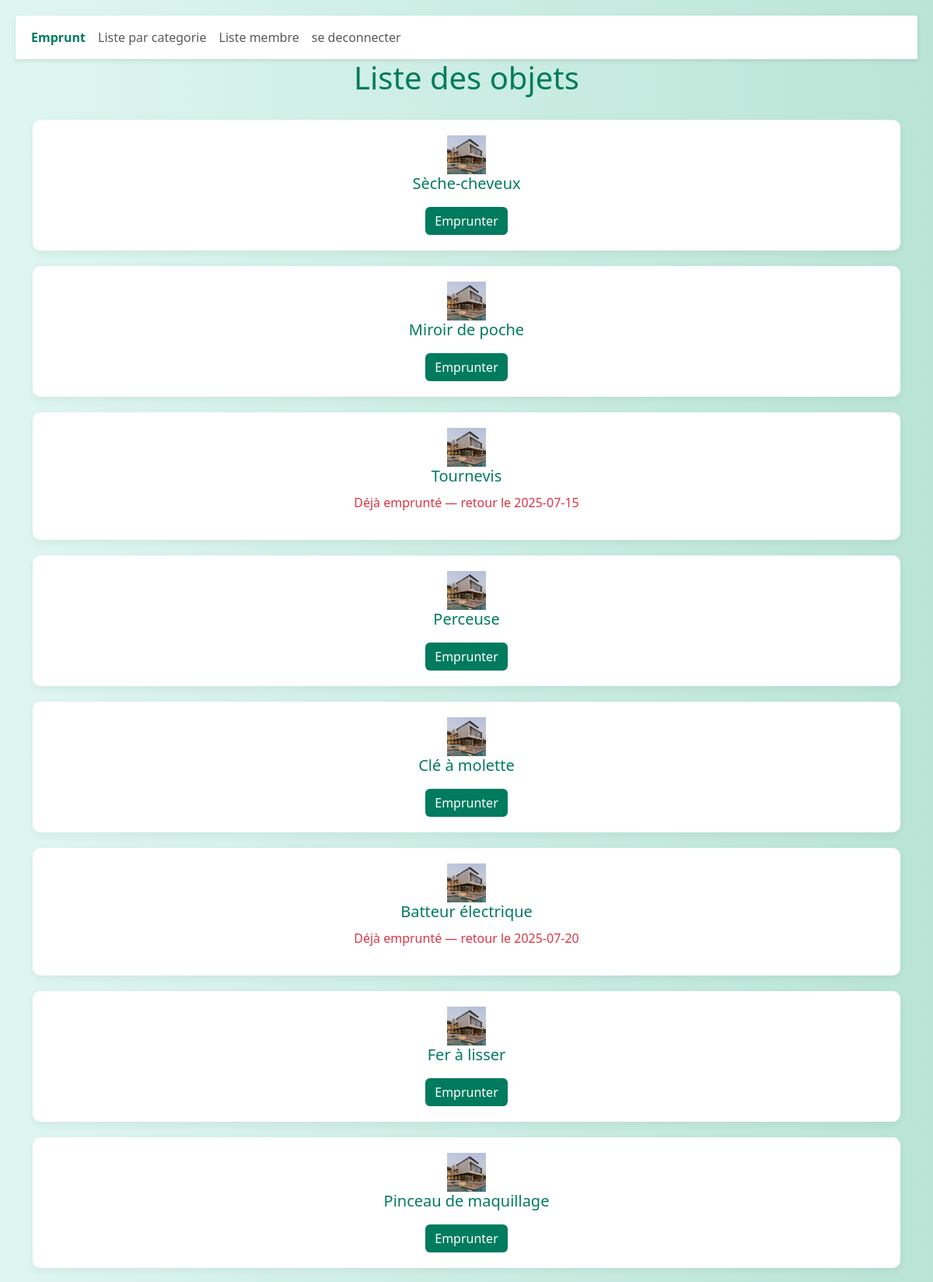
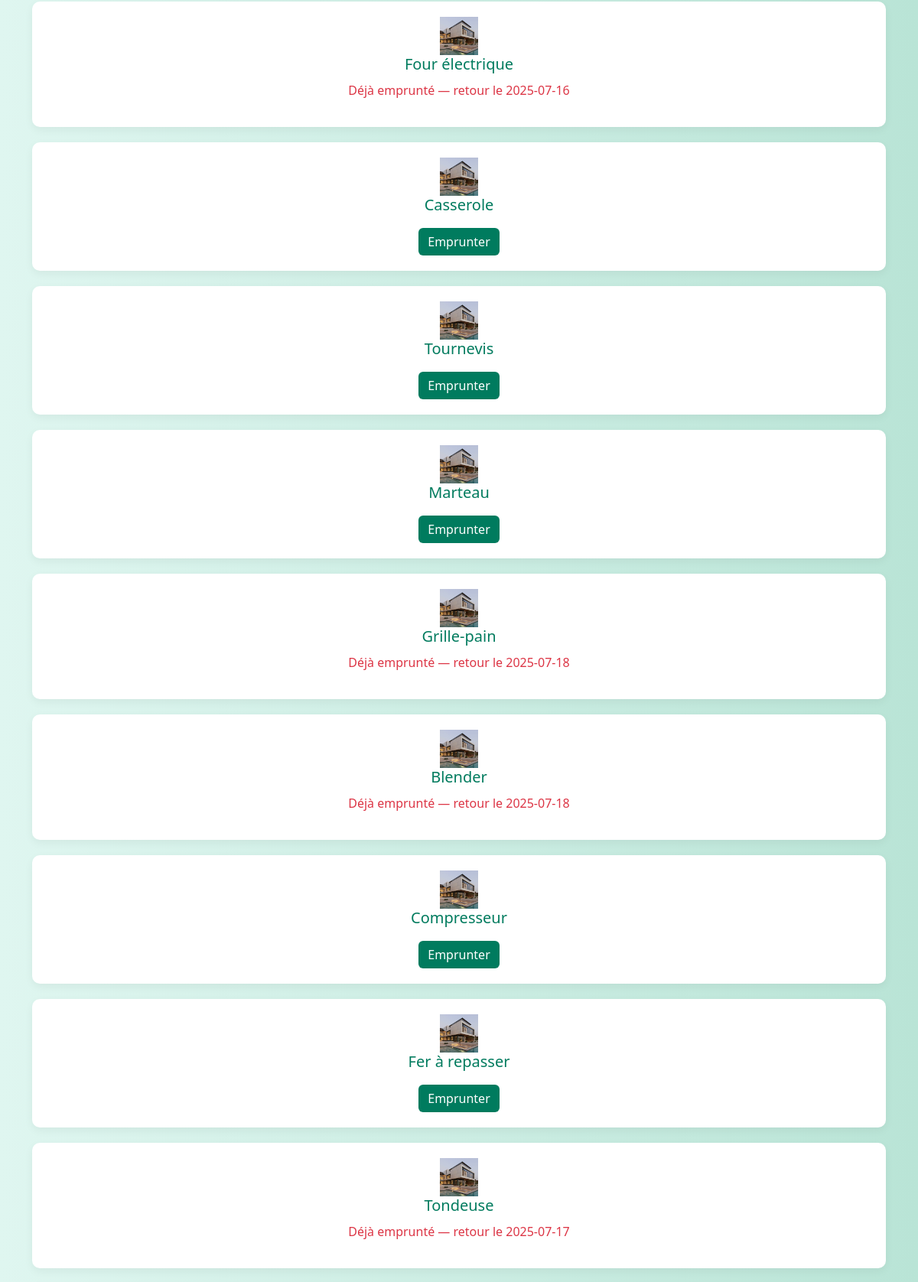
The page /pages/emprunt.php (upper part) on the database its author committed (2 pictures, top to bottom).
### tables this page shows
create table PF_images_objet(
    id_image int primary key auto_increment,
    id_objet int,
    nom_image varchar(50)
);

create table PF_objet(
    id_objet int primary key auto_increment,
    nom_objet varchar(50),
    id_categorie int,
    id_membre int
);

### includes/connection.php (called while the page is built, shortened)
<?php
function bdd()
{
    static $connect = null;
    if ($connect === null) {
        $connect = mysqli_connect('localhost', 'root', '', 'projet_final_s2');
        mysqli_set_charset($connect, 'utf8mb4');
    }
    return $connect;
}
?>

### includes/fonction.php (called while the page is built, shortened)
<?php
require("connection.php");
function get_liste_objet(){
    $sql="SELECT i.nom_image,o.nom_objet,o.id_objet FROM PF_objet AS o JOIN PF_images_objet AS i ON o.id_objet=i.id_objet";
    $resultat = mysqli_query(bdd(), $sql);
    $tab = [];
    while ($donnees = mysqli_fetch_assoc($resultat)) {
        $tab[] = $donnees;
    }
    return $tab;
}
function liste_emprunte(){
    $sql="SELECT id_objet,date_retour FROM v_objet_emprunt WHERE date_retour>NOW() AND date_retour is not null";
    $resultat = mysqli_query(bdd(), $sql);
    $tab = [];
    while ($donnees = mysqli_fetch_assoc($resultat)) {
        $tab[] = $donnees;
    }
    return $tab;
}

### pages/emprunt.php (the view, shortened to what this page needs)
<?php
require("../includes/fonction.php");
$liste = get_liste_objet();
$liste_emprunt = liste_emprunte();
?>
<!DOCTYPE html>
<html lang="fr">
<head>
  <link href="../assets/bootstrap/css/bootstrap.min.css" rel="stylesheet">
</head>
<body>
<header>
<nav class="navbar navbar-expand-lg bg-body-tertiary">
  <div class="container-fluid">
    <div class="collapse navbar-collapse" id="navbarNav">
      <ul class="navbar-nav">
        <li class="nav-item">
          <a class="nav-link active" aria-current="page" href="#">Emprunt</a>
        </li>
        <li class="nav-item">
          <a class="nav-link" href="filtrer.php">Liste par categorie</a>
        </li>
        <li class="nav-item">
          <a class="nav-link" href="liste_membre.php">Liste membre</a>
        </li>
        <li class="nav-item">
          <a class="nav-link" href="login.php">se deconnecter</a>
        </li>
      </ul>
    </div>
  </div>
</nav>
</header>
<h1>Liste des objets</h1>
<div class="container">
  <?php foreach ($liste as $ls) { ?>
    <div class="objet-card text-center">
      <a href="historique.php?num=<?= $ls['id_objet'] ?>">
      <img src="../assets/image/<?= $ls['nom_image'] ?>" alt="" style="width:50px;">
        <h5><?= $ls['nom_objet'] ?></h5>
      </a>
      <?php
        $est_emprunte = false;
        foreach ($liste_emprunt as $ls_e) {
          if ($ls['id_objet'] == $ls_e['id_objet']) {
            echo '<p class="retour-date">Déjà emprunté — retour le ' . $ls_e['date_retour'] . '</p>';
            $est_emprunte = true;
            break;
          }
        }
        if (!$est_emprunte) { ?>
          <button class="btn-emprunter">Emprunter</button>
      <?php } ?>
    </div>
  <?php } ?>
</div>
</body>
</html>

### pages/emprunt.php (style rules this page uses)
body { background: linear-gradient(to right, #dff6f0, #b9e4d6); font-family: 'Segoe UI', sans-serif; padding: 20px; }
h1 { text-align: center; margin-bottom: 30px; color: #007b5e; }
.navbar { background-color: #ffffff !important; box-shadow: 0 2px 5px rgba(0, 0, 0, 0.1); }
.nav-link.active { font-weight: bold; color: #007b5e !important; }
.objet-card { background-color: #ffffff; border-radius: 10px; padding: 20px; margin-bottom: 20px; box-shadow: 0 4px 12px rgba(0, 0, 0, 0.05); transition: transform 0.2s; }
.btn-emprunter { background-color: #007b5e; color: white; border: none; padding: 6px 12px; border-radius: 6px; margin-top: 10px; }
.retour-date { color: #dc3545; font-weight: 500; margin-top: 10px; }
a { color: #007b5e; text-decoration: none; }

### rows shown on the page
pf_images_objet: nom_image (picture), id_objet.nom_objet "Sèche-cheveux", shows "Emprunter"
pf_images_objet: nom_image (picture), id_objet.nom_objet "Miroir de poche", shows "Emprunter"
pf_images_objet: nom_image (picture), id_objet.nom_objet "Tournevis", date_retour "2025-07-15"
pf_images_objet: nom_image (picture), id_objet.nom_objet "Perceuse", shows "Emprunter"
pf_images_objet: nom_image (picture), id_objet.nom_objet "Clé à molette", shows "Emprunter"
pf_images_objet: nom_image (picture), id_objet.nom_objet "Batteur électrique", date_retour "2025-07-20"
pf_images_objet: nom_image (picture), id_objet.nom_objet "Fer à lisser", shows "Emprunter"
pf_images_objet: nom_image (picture), id_objet.nom_objet "Pinceau de maquillage", shows "Emprunter"
pf_images_objet: nom_image (picture), id_objet.nom_objet "Four électrique", date_retour "2025-07-16"
pf_images_objet: nom_image (picture), id_objet.nom_objet "Casserole", shows "Emprunter"
pf_images_objet: nom_image (picture), id_objet.nom_objet "Tournevis", shows "Emprunter"
pf_images_objet: nom_image (picture), id_objet.nom_objet "Marteau", shows "Emprunter"
pf_images_objet: nom_image (picture), id_objet.nom_objet "Grille-pain", date_retour "2025-07-18"
pf_images_objet: nom_image (picture), id_objet.nom_objet "Blender", date_retour "2025-07-18"
pf_images_objet: nom_image (picture), id_objet.nom_objet "Compresseur", shows "Emprunter"
pf_images_objet: nom_image (picture), id_objet.nom_objet "Fer à repasser", shows "Emprunter"
pf_images_objet: nom_image (picture), id_objet.nom_objet "Tondeuse", date_retour "2025-07-17"
